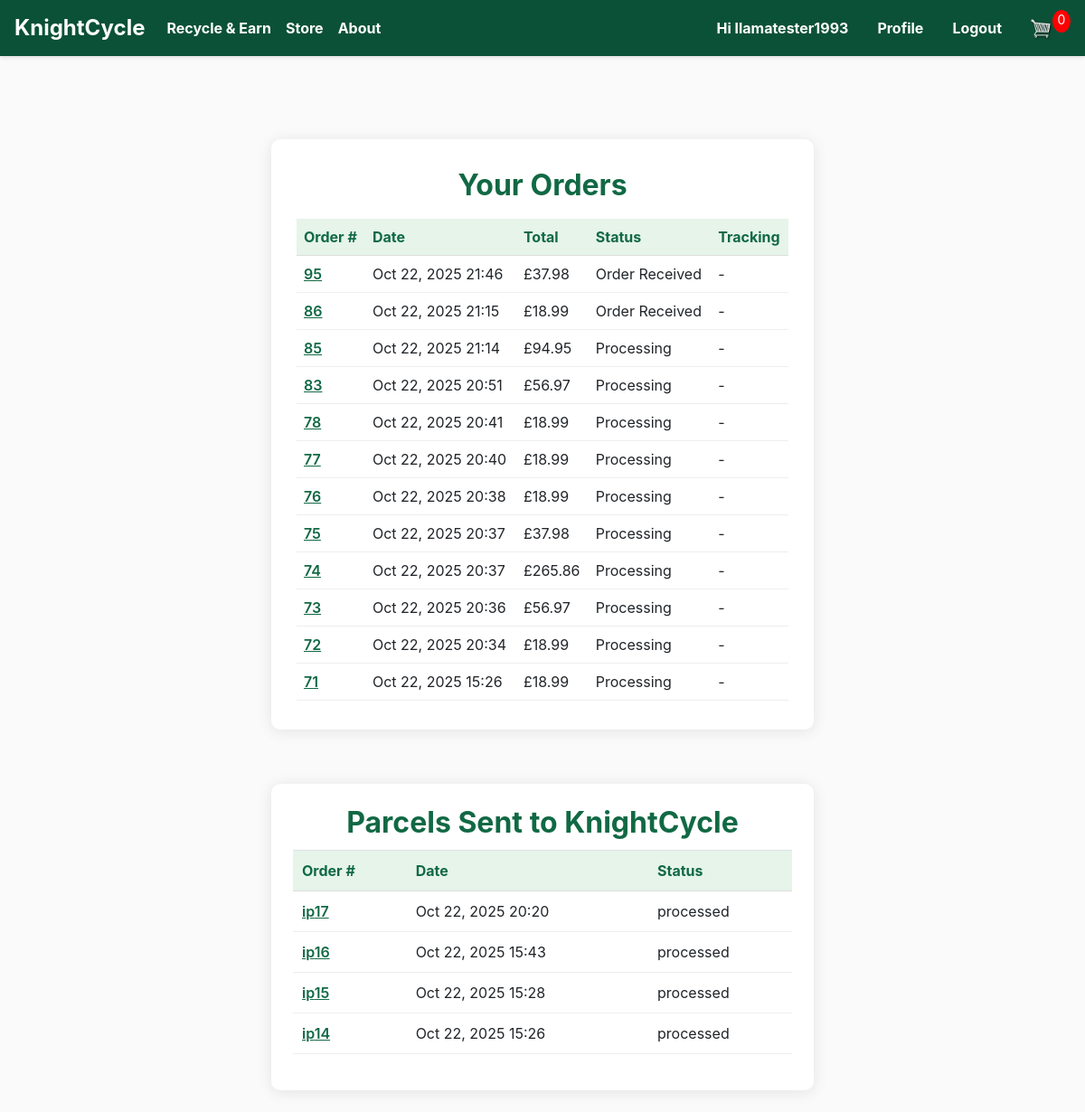
/store/orders/ (signed in), run on an earlier commit of the app's database.
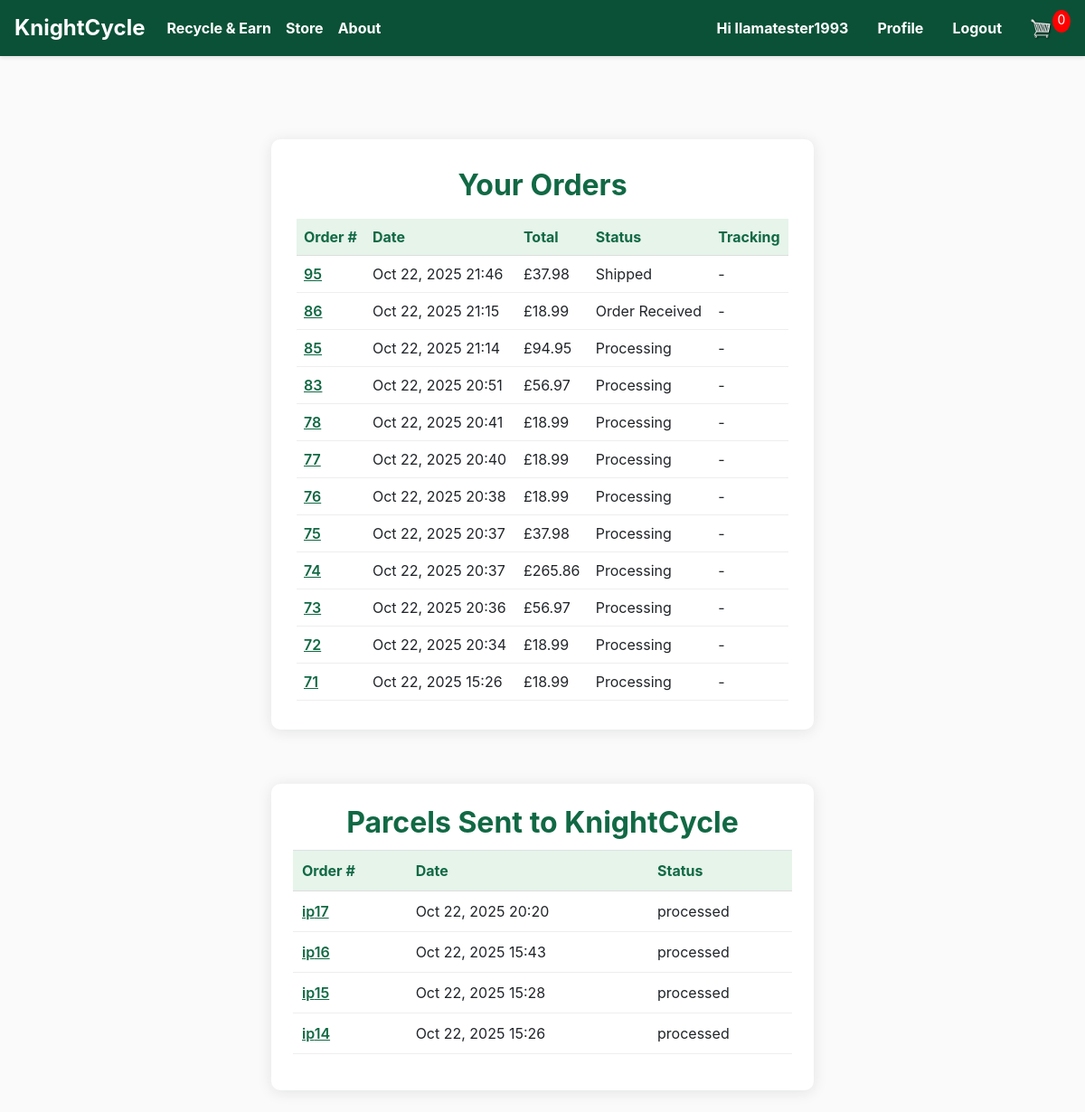
And on a later commit of the database.
### store/models.py (models this page shows, shortened)
class Order(models.Model):
    customer = models.ForeignKey(Customer, on_delete=models.SET_NULL, null=True, blank=True)
    date_ordered = models.DateTimeField(auto_now_add=True)
    status = models.CharField(max_length=20, choices=OrderStatus.choices, default=OrderStatus.POTENTIAL)
    transaction_id = models.CharField(max_length=100, null=True, blank=True)
    tracking_number = models.CharField(max_length=100, null=True, blank=True)
    points_used = models.PositiveIntegerField(default=0)
    points_discount = models.DecimalField(max_digits=10, decimal_places=2, default=Decimal('0.00'))
    @property
    def get_cart_total(self):
        orderitems = self.orderitem_set.all()
        total = sum([item.get_total for item in orderitems])
        return total

class OrderItem(models.Model):
	product = models.ForeignKey(Product, on_delete=models.SET_NULL, null=True)
	order = models.ForeignKey(Order, on_delete=models.SET_NULL, null=True)
	quantity = models.IntegerField(default=0, null=True, blank=True)
	date_added = models.DateTimeField(auto_now_add=True)
	@property
	def get_total(self):
		if self.product:
			return self.product.price * self.quantity
		return 0

class Product(models.Model):
    name = models.CharField(max_length=200)
    slug = models.SlugField(max_length=200, unique=True, blank=True)
    price = models.DecimalField(max_digits=7, decimal_places=2)
    digital = models.BooleanField(default=False, null=True, blank=True)
    image = models.ImageField(null=True, blank=True)
    is_active = models.BooleanField(default=True)
    description = models.TextField(null=True, blank=True)
    stock_quantity = models.IntegerField(default=0, help_text="Number of items in stock")  # ✅ New field
    low_stock_threshold = models.IntegerField(default=5, help_text="Alert when stock falls below this")  # ✅ New field

### store/views.py (the view)
# urls.py: path('orders/', views.orders, name='orders'),
@login_required
def orders(request):
    data = cartData(request)
    cartItems = data.get('cartItems', 0)
    customer = getattr(request.user, 'customer', None)
    orders = []
    if customer:
        orders = Order.objects.filter(customer=customer).order_by('-date_ordered')
    IncomingParcel = apps.get_model('store', 'IncomingParcel')
    parcels = []
    if IncomingParcel:
        parcels = IncomingParcel.objects.filter(user=request.user).order_by('-date_submitted')
    context = {
        'orders': orders,
        'parcels': parcels,
        'cartItems': cartItems,
    }
    return render(request, 'pages/orders.html', context)

### templates/pages/orders.html
{% extends 'store/main.html' %}
{% block content %}
<div class="profile-container" style="max-width:600px;margin:60px auto;padding:32px 28px;background:#fff;border-radius:10px;box-shadow:0 2px 16px rgba(0,32,16,0.10);">
  <h2 style="color:#116944;text-align:center;font-weight:700;">Your Orders</h2>
  {% if orders %}
    <table style="width:100%;margin-top:18px;border-collapse:collapse;">
      <thead>
        <tr style="background:#e6f4ea;color:#116944;font-weight:600;">
          <th style="padding:8px;border-bottom:1px solid #ddd;">Order #</th>
          <th style="padding:8px;border-bottom:1px solid #ddd;">Date</th>
          <th style="padding:8px;border-bottom:1px solid #ddd;">Total</th>
          <th style="padding:8px;border-bottom:1px solid #ddd;">Status</th>
          <th style="padding:8px;border-bottom:1px solid #ddd;">Tracking</th>
        </tr>
      </thead>
      <tbody>
        {% for order in orders %}
        <tr>
          <td style="padding:8px;border-bottom:1px solid #eee;"><a href="{% url 'store:order_detail' order.id %}" style="color:#116944;font-weight:600;text-decoration:underline;">{{ order.id }}</a></td>
          <td style="padding:8px;border-bottom:1px solid #eee;">{{ order.date_ordered|date:'M d, Y H:i' }}</td>
          <td style="padding:8px;border-bottom:1px solid #eee;">£{{ order.get_cart_total }}</td>
          <td style="padding:8px;border-bottom:1px solid #eee;">{{ order.status }}</td>
          <td style="padding:8px;border-bottom:1px solid #eee;">{% if order.tracking_number %}{{ order.tracking_number }}{% else %}-{% endif %}</td>
        </tr>
        {% endfor %}
      </tbody>
    </table>
  {% else %}
    <div style="color:#b30000;text-align:center;margin-top:24px;">No orders found for your account.</div>
  {% endif %}
</div>
<div class="orders-card">
  <h2>Parcels Sent to KnightCycle</h2>
  <table class="table">
    <thead>
      <tr style="background:#e6f4ea;color:#116944;font-weight:600;">
        <th style="padding:10px;border-bottom:1px solid #ddd;">Order #</th>
        <th style="padding:10px;border-bottom:1px solid #ddd;">Date</th>
        <th style="padding:10px;border-bottom:1px solid #ddd;">Status</th>
      </tr>
    </thead>
    <tbody>
      {% for p in parcels %}
      <tr>
        <td style="padding:10px;border-bottom:1px solid #eee;">
          <a class="link-green" href="{% url 'store:inbound_parcel_detail' p.pk %}">
            {% if p.ip %}{{ p.ip }}
            {% elif p.code %}{{ p.code }}
            {% else %}ip{{ p.pk }}{% endif %}
          </a>
        </td>
        <td style="padding:10px;border-bottom:1px solid #eee;">
          {% if p.date_submitted %}{{ p.date_submitted|date:"M d, Y H:i" }}
          {% elif p.submitted_at %}{{ p.submitted_at|date:"M d, Y H:i" }}
          {% elif p.created_at %}{{ p.created_at|date:"M d, Y H:i" }}
          {% else %}-{% endif %}
        </td>
        <td style="padding:10px;border-bottom:1px solid #eee;">{{ p.status|default:"—" }}</td>
      </tr>
      {% empty %}
      <tr><td colspan="3" style="padding:14px;color:#777;text-align:center;">No parcels sent yet.</td></tr>
      {% endfor %}
    </tbody>
  </table>
</div>
{% endblock %}

What changed in the data, as far as the page shows it:
changed Order id 95: status "Order Received" → "Shipped"
